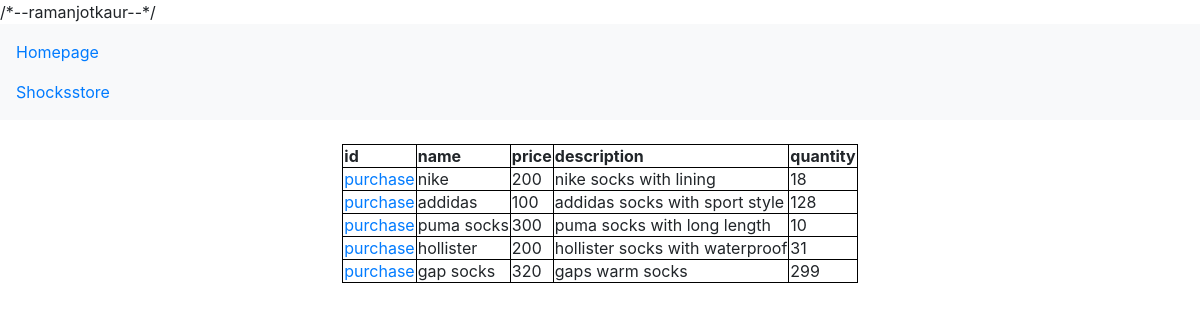
The page /store.php on the database its author committed.
### tables this page shows
CREATE TABLE `products` (
  `id` int(11) NOT NULL,
  `name` varchar(200) NOT NULL,
  `price` int(11) NOT NULL,
  `description` varchar(100) NOT NULL,
  `quantity` int(11) NOT NULL
);

### store.php (the view, shortened to what this page needs)
<!DOCTYPE html>
<html lang="en">
<head>
  <link rel="stylesheet" href="https://maxcdn.bootstrapcdn.com/bootstrap/4.4.1/css/bootstrap.min.css">
</head>
<body>
<nav class="navbar bg-light">
  <ul class="navbar-nav">
    <li class="nav-item">
      <a class="nav-link" href="index.php">Homepage</a>
    </li>
    <li class="nav-item">
      <a class="nav-link" href="store.php">Shocksstore</a>
    </li>
  </ul>
</nav>
<br>
    <table align="center">
        <tr>
            <th>id</th>
            <th>name</th>
            <th>price<th>description
            <th>quantity</th>
        </tr>
        <?php
require('mysqli_connect.php');
$sql = "SELECT id, name,description, quantity, price FROM `products`";
$result = $dbc -> query($sql);
if($result -> num_rows > 0 ){
    while($row =$result-> fetch_assoc()){
        echo "<tr><td>"."<a href = '?ID=".$row["id"]."'>"."purchase"."</a>"."</td><td>".$row["name"]."</td><td>".$row["price"]."</td><td>".$row["description"]."</td><td>".$row["quantity"]."</td></tr>";
    }
    echo "</table>";
}
else{
    echo "o result";
}
?>
</body>
</html>

### store.php (style rules this page uses)
table, td, th { border: 1px solid black; border-collapse: collapse; align-content: center; }

### rows shown on the page
products: name "nike", price "200", description "nike socks with lining", quantity "18"
products: name "addidas", price "100", description "addidas socks with sport style", quantity "128"
products: name "puma socks", price "300", description "puma socks with long length", quantity "10"
products: name "hollister", price "200", description "hollister socks with waterproof", quantity "31"
products: name "gap socks", price "320", description "gaps warm socks", quantity "299"
